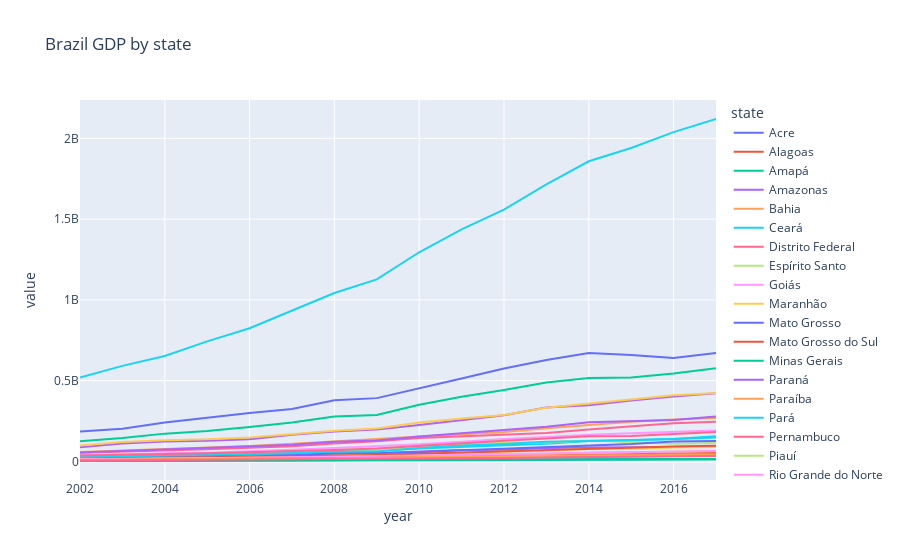

The notebook cell saved with this chart:
### Code cell
brazil_gdp_15_17 = brazil_gdp.copy()
brazil_gdp_15_17 = brazil_gdp_15_17.groupby(['year', 'state']).sum()
brazil_gdp_15_17.reset_index(inplace=True)
# brazil_gdp_15_17 = brazil_gdp_15_17[brazil_gdp_15_17['state'] != 'São Paulo']    

fig = px.line( brazil_gdp_15_17,x='year', y='value', color='state',title='Brazil GDP by state')
 
fig.show()

### Figure 1 — Plotly figure (JSON) as saved in the notebook; plotly's stock layout.template omitted (floating-point values rounded to 4 significant figures)
{"data": [{"hovertemplate": "state=Acre<br>year=%{x}<br>value=%{y}<extra></extra>", "legendgroup": "Acre", "line": {"color": "#636efa", "dash": "solid"}, "mode": "lines", "name": "Acre", "orientation": "v", "showlegend": true, "type": "scatter", "x": [2002, 2003, 2004, 2005, 2006, 2007, 2008, 2009, 2010, 2011, 2012, 2013, 2014, 2015, 2016, 2017], "xaxis": "x", "y": [2971000.0, 3377000.0, 3784000.0, 4301000.0, 4662000.0, 5458000.0, 6410000.0, 7408000.0, 8342000.0, 8949000.0, 10140000.0, 11470000.0, 13460000.0, 13620000.0, 13750000.0, 14270000.0], "yaxis": "y"}, {"hovertemplate": "state=Alagoas<br>year=%{x}<br>value=%{y}<extra></extra>", "legendgroup": "Alagoas", "line": {"color": "#EF553B", "dash": "solid"}, "mode": "lines", "name": "Alagoas", "orientation": "v", "showlegend": true, "type": "scatter", "x": [2002, 2003, 2004, 2005, 2006, 2007, 2008, 2009, 2010, 2011, 2012, 2013, 2014, 2015, 2016, 2017], "xaxis": "x", "y": [11540000.0, 12620000.0, 14040000.0, 15480000.0, 17400000.0, 19870000.0, 22260000.0, 24180000.0, 27130000.0, 31660000.0, 34650000.0, 37280000.0, 40970000.0, 46370000.0, 49470000.0, 52840000.0], "yaxis": "y"}, {"hovertemplate": "state=Amapá<br>year=%{x}<br>value=%{y}<extra></extra>", "legendgroup": "Amapá", "line": {"color": "#00cc96", "dash": "solid"}, "mode": "lines", "name": "Amapá", "orientation": "v", "showlegend": true, "type": "scatter", "x": [2002, 2003, 2004, 2005, 2006, 2007, 2008, 2009, 2010, 2011, 2012, 2013, 2014, 2015, 2016, 2017], "xaxis": "x", "y": [3173000.0, 3413000.0, 3825000.0, 4306000.0, 5281000.0, 6013000.0, 6950000.0, 7491000.0, 8238000.0, 9409000.0, 11130000.0, 12760000.0, 13400000.0, 13860000.0, 14340000.0, 15480000.0], "yaxis": "y"}, {"hovertemplate": "state=Amazonas<br>year=%{x}<br>value=%{y}<extra></extra>", "legendgroup": "Amazonas", "line": {"color": "#ab63fa", "dash": "solid"}, "mode": "lines", "name": "Amazonas", "orientation": "v", "showlegend": true, "type": "scatter", "x": [2002, 2003, 2004, 2005, 2006, 2007, 2008, 2009, 2010, 2011, 2012, 2013, 2014, 2015, 2016, 2017], "xaxis": "x", "y": [22090000.0, 25860000.0, 31090000.0, 33980000.0, 39930000.0, 43480000.0, 48120000.0, 50560000.0, 60880000.0, 70730000.0, 72240000.0, 83050000.0, 86670000.0, 86570000.0, 89039782, 93200000.0], "yaxis": "y"}, {"hovertemplate": "state=Bahia<br>year=%{x}<br>value=%{y}<extra></extra>", "legendgroup": "Bahia", "line": {"color": "#FFA15A", "dash": "solid"}, "mode": "lines", "name": "Bahia", "orientation": "v", "showlegend": true, "type": "scatter", "x": [2002, 2003, 2004, 2005, 2006, 2007, 2008, 2009, 2010, 2011, 2012, 2013, 2014, 2015, 2016, 2017], "xaxis": "x", "y": [58840000.0, 67170000.0, 77930000.0, 88290000.0, 95350000.0, 109300000.0, 121700000.0, 137900000.0, 154400000.0, 166600000.0, 182600000.0, 204800000.0, 223900000.0, 245000000.0, 258700000.0, 268700000.0], "yaxis": "y"}, {"hovertemplate": "state=Ceará<br>year=%{x}<br>value=%{y}<extra></extra>", "legendgroup": "Ceará", "line": {"color": "#19d3f3", "dash": "solid"}, "mode": "lines", "name": "Ceará", "orientation": "v", "showlegend": true, "type": "scatter", "x": [2002, 2003, 2004, 2005, 2006, 2007, 2008, 2009, 2010, 2011, 2012, 2013, 2014, 2015, 2016, 2017], "xaxis": "x", "y": [28720000.0, 32690000.0, 36890000.0, 41060000.0, 46500000.0, 50820000.0, 60420000.0, 67200000.0, 79340000.0, 89700000.0, 96970000.0, 109000000.0, 126100000.0, 130600000.0, 138400000.0, 147900000.0], "yaxis": "y"}, {"hovertemplate": "state=Distrito Federal<br>year=%{x}<br>value=%{y}<extra></extra>", "legendgroup": "Distrito Federal", "line": {"color": "#FF6692", "dash": "solid"}, "mode": "lines", "name": "Distrito Federal", "orientation": "v", "showlegend": true, "type": "scatter", "x": [2002, 2003, 2004, 2005, 2006, 2007, 2008, 2009, 2010, 2011, 2012, 2013, 2014, 2015, 2016, 2017], "xaxis": "x", "y": [53900000.0, 58460000.0, 67080000.0, 75730000.0, 84660000.0, 93400000.0, 110300000.0, 124300000.0, 144200000.0, 154568954, 164100000.0, 175900000.0, 197400000.0, 215600000.0, 235500000.0, 244700000.0], "yaxis": "y"}, {"hovertemplate": "state=Espírito Santo<br>year=%{x}<br>value=%{y}<extra></extra>", "legendgroup": "Espírito Santo", "line": {"color": "#B6E880", "dash": "solid"}, "mode": "lines", "name": "Espírito Santo", "orientation": "v", "showlegend": true, "type": "scatter", "x": [2002, 2003, 2004, 2005, 2006, 2007, 2008, 2009, 2010, 2011, 2012, 2013, 2014, 2015, 2016, 2017], "xaxis": "x", "y": [27050000.0, 31520000.0, 39730000.0, 47020000.0, 53460000.0, 60660000.0, 72090000.0, 69220000.0, 85310000.0, 106000000.0, 116900000.0, 117300000.0, 128800000.0, 120400000.0, 109300000.0, 113400000.0], "yaxis": "y"}, {"hovertemplate": "state=Goiás<br>year=%{x}<br>value=%{y}<extra></extra>", "legendgroup": "Goiás", "line": {"color": "#FF97FF", "dash": "solid"}, "mode": "lines", "name": "Goiás", "orientation": "v", "showlegend": true, "type": "scatter", "x": [2002, 2003, 2004, 2005, 2006, 2007, 2008, 2009, 2010, 2011, 2012, 2013, 2014, 2015, 2016, 2017], "xaxis": "x", "y": [38630000.0, 45560000.0, 51100000.0, 53870000.0, 61380000.0, 71410000.0, 82420000.0, 92870000.0, 106800000.0, 121300000.0, 138800000.0, 151300000.0, 165000000.0, 173600000.0, 181800000.0, 191900000.0], "yaxis": "y"}, {"hovertemplate": "state=Maranhão<br>year=%{x}<br>value=%{y}<extra></extra>", "legendgroup": "Maranhão", "line": {"color": "#FECB52", "dash": "solid"}, "mode": "lines", "name": "Maranhão", "orientation": "v", "showlegend": true, "type": "scatter", "x": [2002, 2003, 2004, 2005, 2006, 2007, 2008, 2009, 2010, 2011, 2012, 2013, 2014, 2015, 2016, 2017], "xaxis": "x", "y": [15920000.0, 19500000.0, 22130000.0, 25100000.0, 29710000.0, 30730000.0, 37930000.0, 40990000.0, 46310000.0, 52140000.0, 60490000.0, 67690000.0, 76840000.0, 78480000.0, 85310000.0, 89520000.0], "yaxis": "y"}, {"hovertemplate": "state=Mato Grosso<br>year=%{x}<br>value=%{y}<extra></extra>", "legendgroup": "Mato Grosso", "line": {"color": "#636efa", "dash": "solid"}, "mode": "lines", "name": "Mato Grosso", "orientation": "v", "showlegend": true, "type": "scatter", "x": [2002, 2003, 2004, 2005, 2006, 2007, 2008, 2009, 2010, 2011, 2012, 2013, 2014, 2015, 2016, 2017], "xaxis": "x", "y": [19190000.0, 26700000.0, 33390000.0, 34260000.0, 30700000.0, 38030000.0, 49200000.0, 52690000.0, 56600000.0, 69150000.0, 79670000.0, 89210000.0, 101200000.0, 107400000.0, 123900000.0, 126800000.0], "yaxis": "y"}, {"hovertemplate": "state=Mato Grosso do Sul<br>year=%{x}<br>value=%{y}<extra></extra>", "legendgroup": "Mato Grosso do Sul", "line": {"color": "#EF553B", "dash": "solid"}, "mode": "lines", "name": "Mato Grosso do Sul", "orientation": "v", "showlegend": true, "type": "scatter", "x": [2002, 2003, 2004, 2005, 2006, 2007, 2008, 2009, 2010, 2011, 2012, 2013, 2014, 2015, 2016, 2017], "xaxis": "x", "y": [16440000.0, 21850000.0, 23370000.0, 23730000.0, 26670000.0, 30080000.0, 36220000.0, 39520000.0, 47270000.0, 55130000.0, 62010000.0, 69200000.0, 78950000.0, 83080000.0, 91890000.0, 96370000.0], "yaxis": "y"}, {"hovertemplate": "state=Minas Gerais<br>year=%{x}<br>value=%{y}<extra></extra>", "legendgroup": "Minas Gerais", "line": {"color": "#00cc96", "dash": "solid"}, "mode": "lines", "name": "Minas Gerais", "orientation": "v", "showlegend": true, "type": "scatter", "x": [2002, 2003, 2004, 2005, 2006, 2007, 2008, 2009, 2010, 2011, 2012, 2013, 2014, 2015, 2016, 2017], "xaxis": "x", "y": [124100000.0, 144200000.0, 171900000.0, 188400000.0, 212700000.0, 240400000.0, 278600000.0, 287400000.0, 351100000.0, 400100000.0, 442300000.0, 488000000.0, 516600000.0, 519300000.0, 544800000.0, 576200000.0], "yaxis": "y"}, {"hovertemplate": "state=Paraná<br>year=%{x}<br>value=%{y}<extra></extra>", "legendgroup": "Paraná", "line": {"color": "#ab63fa", "dash": "solid"}, "mode": "lines", "name": "Paraná", "orientation": "v", "showlegend": true, "type": "scatter", "x": [2002, 2003, 2004, 2005, 2006, 2007, 2008, 2009, 2010, 2011, 2012, 2013, 2014, 2015, 2016, 2017], "xaxis": "x", "y": [88240000.0, 110000000.0, 123500000.0, 127500000.0, 137600000.0, 165200000.0, 185700000.0, 196700000.0, 225200000.0, 257100000.0, 285600000.0, 333500000.0, 348100000.0, 377000000.0, 401800000.0, 421400000.0], "yaxis": "y"}, {"hovertemplate": "state=Paraíba<br>year=%{x}<br>value=%{y}<extra></extra>", "legendgroup": "Paraíba", "line": {"color": "#FFA15A", "dash": "solid"}, "mode": "lines", "name": "Paraíba", "orientation": "v", "showlegend": true, "type": "scatter", "x": [2002, 2003, 2004, 2005, 2006, 2007, 2008, 2009, 2010, 2011, 2012, 2013, 2014, 2015, 2016, 2017], "xaxis": "x", "y": [12750000.0, 14740000.0, 15760000.0, 17560000.0, 20840000.0, 22910000.0, 26890000.0, 30230000.0, 33520000.0, 37110000.0, 42490000.0, 46380000.0, 52940000.0, 56140000.0, 59100000.0, 62390000.0], "yaxis": "y"}, {"hovertemplate": "state=Pará<br>year=%{x}<br>value=%{y}<extra></extra>", "legendgroup": "Pará", "line": {"color": "#19d3f3", "dash": "solid"}, "mode": "lines", "name": "Pará", "orientation": "v", "showlegend": true, "type": "scatter", "x": [2002, 2003, 2004, 2005, 2006, 2007, 2008, 2009, 2010, 2011, 2012, 2013, 2014, 2015, 2016, 2017], "xaxis": "x", "y": [26480000.0, 30270000.0, 37270000.0, 40520000.0, 45980000.0, 51850000.0, 60960000.0, 61670000.0, 82680000.0, 98710000.0, 107100000.0, 121200000.0, 124600000.0, 130900000.0, 138100000.0, 155200000.0], "yaxis": "y"}, {"hovertemplate": "state=Pernambuco<br>year=%{x}<br>value=%{y}<extra></extra>", "legendgroup": "Pernambuco", "line": {"color": "#FF6692", "dash": "solid"}, "mode": "lines", "name": "Pernambuco", "orientation": "v", "showlegend": true, "type": "scatter", "x": [2002, 2003, 2004, 2005, 2006, 2007, 2008, 2009, 2010, 2011, 2012, 2013, 2014, 2015, 2016, 2017], "xaxis": "x", "y": [36060000.0, 38820000.0, 44980000.0, 50240000.0, 55490000.0, 62459325, 70410000.0, 79760000.0, 97190000.0, 110200000.0, 128000000.0, 141200000.0, 155100000.0, 157000000.0, 167300000.0, 181600000.0], "yaxis": "y"}, {"hovertemplate": "state=Piauí<br>year=%{x}<br>value=%{y}<extra></extra>", "legendgroup": "Piauí", "line": {"color": "#B6E880", "dash": "solid"}, "mode": "lines", "name": "Piauí", "orientation": "v", "showlegend": true, "type": "scatter", "x": [2002, 2003, 2004, 2005, 2006, 2007, 2008, 2009, 2010, 2011, 2012, 2013, 2014, 2015, 2016, 2017], "xaxis": "x", "y": [7123000.0, 8415000.0, 9406000.0, 10710000.0, 13360000.0, 13740000.0, 16200000.0, 18950000.0, 22270000.0, 25940000.0, 28640000.0, 31280000.0, 37720000.0, 39150000.0, 41420000.0, 45360000.0], "yaxis": "y"}, {"hovertemplate": "state=Rio Grande do Norte<br>year=%{x}<br>value=%{y}<extra></extra>", "legendgroup": "Rio Grande do Norte", "line": {"color": "#FF97FF", "dash": "solid"}, "mode": "lines", "name": "Rio Grande do Norte", "orientation": "v", "showlegend": true, "type": "scatter", "x": [2002, 2003, 2004, 2005, 2006, 2007, 2008, 2009, 2010, 2011, 2012, 2013, 2014, 2015, 2016, 2017], "xaxis": "x", "y": [13570000.0, 14870000.0, 17250000.0, 19970000.0, 22890000.0, 26320000.0, 28900000.0, 30940000.0, 36180000.0, 40990000.0, 46410000.0, 51520000.0, 54020000.0, 57250000.0, 59680000.0, 64290000.0], "yaxis": "y"}, {"hovertemplate": "state=Rio Grande do Sul<br>year=%{x}<br>value=%{y}<extra></extra>", "legendgroup": "Rio Grande do Sul", "line": {"color": "#FECB52", "dash": "solid"}, "mode": "lines", "name": "Rio Grande do Sul", "orientation": "v", "showlegend": true, "type": "scatter", "x": [2002, 2003, 2004, 2005, 2006, 2007, 2008, 2009, 2010, 2011, 2012, 2013, 2014, 2015, 2016, 2017], "xaxis": "x", "y": [98850000.0, 119300000.0, 131200000.0, 136400000.0, 147600000.0, 168000000.0, 190200000.0, 204300000.0, 241200000.0, 265100000.0, 287600000.0, 332300000.0, 357800000.0, 382000000.0, 408800000.0, 423200000.0], "yaxis": "y"}, {"hovertemplate": "state=Rio de Janeiro<br>year=%{x}<br>value=%{y}<extra></extra>", "legendgroup": "Rio de Janeiro", "line": {"color": "#636efa", "dash": "solid"}, "mode": "lines", "name": "Rio de Janeiro", "orientation": "v", "showlegend": true, "type": "scatter", "x": [2002, 2003, 2004, 2005, 2006, 2007, 2008, 2009, 2010, 2011, 2012, 2013, 2014, 2015, 2016, 2017], "xaxis": "x", "y": [184300000.0, 202600000.0, 241200000.0, 269800000.0, 299700000.0, 323700000.0, 378300000.0, 391700000.0, 449900000.0, 512800000.0, 574900000.0, 628200000.0, 671100000.0, 659100000.0, 640400000.0, 671400000.0], "yaxis": "y"}, {"hovertemplate": "state=Rondônia<br>year=%{x}<br>value=%{y}<extra></extra>", "legendgroup": "Rondônia", "line": {"color": "#EF553B", "dash": "solid"}, "mode": "lines", "name": "Rondônia", "orientation": "v", "showlegend": true, "type": "scatter", "x": [2002, 2003, 2004, 2005, 2006, 2007, 2008, 2009, 2010, 2011, 2012, 2013, 2014, 2015, 2016, 2017], "xaxis": "x", "y": [7468000.0, 9425000.0, 11000000.0, 12510000.0, 13050000.0, 14440000.0, 17290000.0, 19730000.0, 23910000.0, 27570000.0, 30110000.0, 31120000.0, 34030000.0, 36560000.0, 39460000.0, 43510000.0], "yaxis": "y"}, {"hovertemplate": "state=Roraima<br>year=%{x}<br>value=%{y}<extra></extra>", "legendgroup": "Roraima", "line": {"color": "#00cc96", "dash": "solid"}, "mode": "lines", "name": "Roraima", "orientation": "v", "showlegend": true, "type": "scatter", "x": [2002, 2003, 2004, 2005, 2006, 2007, 2008, 2009, 2010, 2011, 2012, 2013, 2014, 2015, 2016, 2017], "xaxis": "x", "y": [2392000.0, 2594000.0, 2823000.0, 3193000.0, 3802000.0, 4203000.0, 4842000.0, 5672000.0, 6639000.0, 7304000.0, 7711000.0, 9011000.0, 9744000.0, 10240000.0, 11010000.0, 12100000.0], "yaxis": "y"}, {"hovertemplate": "state=Santa Catarina<br>year=%{x}<br>value=%{y}<extra></extra>", "legendgroup": "Santa Catarina", "line": {"color": "#ab63fa", "dash": "solid"}, "mode": "lines", "name": "Santa Catarina", "orientation": "v", "showlegend": true, "type": "scatter", "x": [2002, 2003, 2004, 2005, 2006, 2007, 2008, 2009, 2010, 2011, 2012, 2013, 2014, 2015, 2016, 2017], "xaxis": "x", "y": [54480000.0, 64100000.0, 73620000.0, 81550000.0, 91060000.0, 103700000.0, 121500000.0, 129100000.0, 153700000.0, 174100000.0, 191800000.0, 214500000.0, 242600000.0, 249100000.0, 256800000.0, 277200000.0], "yaxis": "y"}, {"hovertemplate": "state=Sergipe<br>year=%{x}<br>value=%{y}<extra></extra>", "legendgroup": "Sergipe", "line": {"color": "#FFA15A", "dash": "solid"}, "mode": "lines", "name": "Sergipe", "orientation": "v", "showlegend": true, "type": "scatter", "x": [2002, 2003, 2004, 2005, 2006, 2007, 2008, 2009, 2010, 2011, 2012, 2013, 2014, 2015, 2016, 2017], "xaxis": "x", "y": [10330000.0, 11750000.0, 13340000.0, 14430000.0, 16420000.0, 18220000.0, 21418378, 21710000.0, 26400000.0, 29110000.0, 32850000.0, 35340000.0, 37470000.0, 38560000.0, 38880000.0, 40700000.0], "yaxis": "y"}, {"hovertemplate": "state=São Paulo<br>year=%{x}<br>value=%{y}<extra></extra>", "legendgroup": "São Paulo", "line": {"color": "#19d3f3", "dash": "solid"}, "mode": "lines", "name": "São Paulo", "orientation": "v", "showlegend": true, "type": "scatter", "x": [2002, 2003, 2004, 2005, 2006, 2007, 2008, 2009, 2010, 2011, 2012, 2013, 2014, 2015, 2016, 2017], "xaxis": "x", "y": [518900000.0, 591500000.0, 653000000.0, 743000000.0, 824500000.0, 935700000.0, 1043000000.0, 1127000000.0, 1295000000.0, 1437000000.0, 1559000000.0, 1715000000.0, 1858000000.0, 1940000000.0, 2039000000.0, 2120000000.0], "yaxis": "y"}, {"hovertemplate": "state=Tocantins<br>year=%{x}<br>value=%{y}<extra></extra>", "legendgroup": "Tocantins", "line": {"color": "#FF6692", "dash": "solid"}, "mode": "lines", "name": "Tocantins", "orientation": "v", "showlegend": true, "type": "scatter", "x": [2002, 2003, 2004, 2005, 2006, 2007, 2008, 2009, 2010, 2011, 2012, 2013, 2014, 2015, 2016, 2017], "xaxis": "x", "y": [5323000.0, 6612000.0, 7252000.0, 7707000.0, 8656000.0, 10190000.0, 12120000.0, 13690000.0, 16400000.0, 18350000.0, 20680000.0, 23800000.0, 26190000.0, 28930000.0, 31580000.0, 34100000.0], "yaxis": "y"}], "layout": {"legend": {"title": {"text": "state"}, "tracegroupgap": 0}, "title": {"text": "Brazil GDP by state"}, "xaxis": {"anchor": "y", "domain": [0, 1], "title": {"text": "year"}}, "yaxis": {"anchor": "x", "domain": [0, 1], "title": {"text": "value"}}}}
